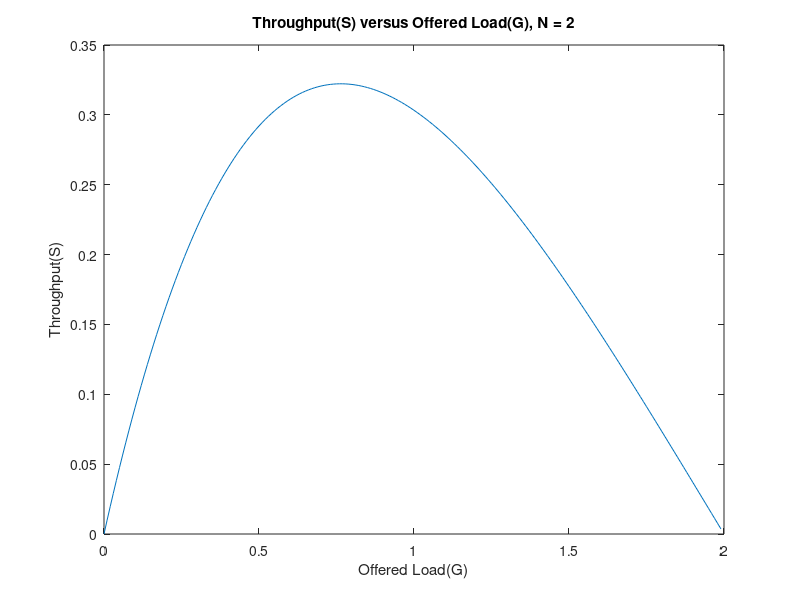

This chart was generated by the following MATLAB code:
%%=================================================================================================================================================
%%                                      OUTPUT FOR BUFFERED ALOHA WITH 2 ACTIVE NODES (N = 2)
%%=================================================================================================================================================

%%=============Initialisation of variables=========================================================================================================
S_buff = [];                                    %%  Array to store throughput values (Displayed on the y-axis)
N = 2;                                          %%  To be parameterised for N = 2, 5, 10 and INF
i = 0;
x_vals = [];                                    %%  Values on the x-axis
%%==================================================================================================================================================

%%=============Assuming there are no buffer overflows=======================================================================================

while i <= N                                        %%  dutyCycle needs to be non-negative 
	  G = i;                                    %%  To be parameterised
	  T = G;                                    %%  Both are equal in the case of Buffered ALOHA (T = Transmitted Load & G = Offered Load)
	
%%================(G = T iff there are no buffer overflows and G < Channel Capacity (N))============================================================
	
	  dutyCycle = G/N;
	  P_nb = 1 - dutyCycle;                     %% Probability of not buffered
	  coll1 = P_nb ^ (N - 1);                   %% Collision-1 probability
	  coll2 = exp(-1 * (N - 1) * dutyCycle);    %% Same as the unbuffered case
	
%% fprintf('Iteration = %d \tcollision-1 = %d \tcollision-2 = %d\n', i, coll1, coll2);
%%==================================================================================================================================================

%%===============Throughput calculation and storing in array [S = Ge^(-G)]==========================================================================
	
	  S = G * coll2 * coll1;                    %% Throughput calculation
	  S_buff = [S_buff, S];                     %% Appending the values to form a list
      x_vals = [x_vals, i];                     %% Appending the x-values 
      i = i + 0.01;                             %% Incrementing the step-size by a small amount
end

%%=======================Plotting the graphs=========================================================================================================
plot(x_vals, S_buff);                           %% plot(x, y) - syntax
title('Throughput(S) versus Offered Load(G), N = 2');
xlabel('Offered Load(G)');                      %% G = Average number of frames generated by the system during one frame transmission time (Unitless)
ylabel('Throughput(S)');                        %% S = Throughput (Unitless)

%%===================================================================================================================================================


